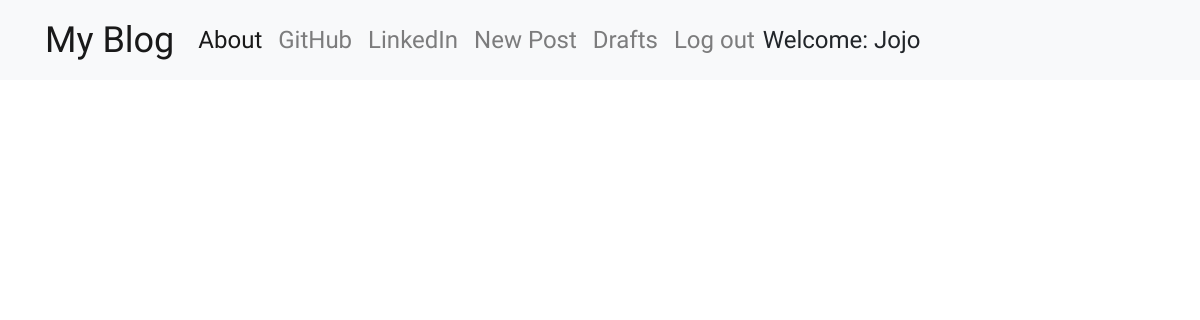
/drafts (signed in), run on an earlier commit of the app's database.
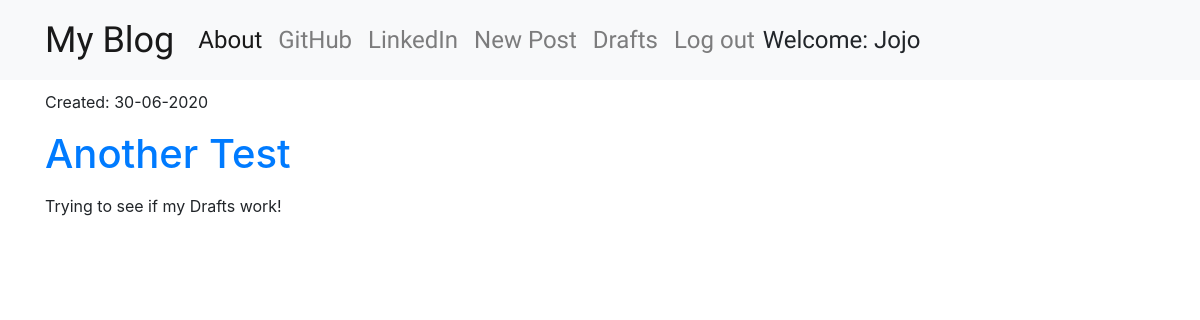
And on a later commit of the database.
### blog/models.py (models this page shows, shortened)
class Post(models.Model):
    author = models.ForeignKey('auth.User',on_delete=models.CASCADE)
    title = models.CharField(max_length=200)
    text = models.TextField()
    created_date = models.DateTimeField(default=timezone.now)
    published_date = models.DateTimeField(blank=True,null=True)

### blog/views.py (the view)
# urls.py: path('drafts',views.DraftListView.as_view(),name='post_draft_list'),
class DraftListView(LoginRequiredMixin,ListView):
    login_url = '/login/'
    redirect_field_name = 'blog/post_list.html'
    template_name = 'blog/post_draft_list.html'
    context_object_name = 'draft_posts'
    model = Post
    def get_queryset(self):
        return Post.objects.filter(published_date__isnull=True).order_by('-created_date')

### blog/templates/blog/post_draft_list.html (shortened to what this page needs)
{% extends "blog/base.html" %}
{% block content%}
  {% for post in draft_posts %}
    <div class="post">
      <p class="date">Created: {{post.created_date|date:'d-m-Y'}}</p>
      <h1><a href="{% url 'post_detail' pk=post.pk %}">{{post.title}}</a></h1>
      <p class="postcontent">{{ post.text|safe|linebreaksbr}}</p>
    </div>
  {% endfor %}
{% endblock %}

What changed in the data, as far as the page shows it:
added Post: created_date "30-06-2020", title "Another Test", text "Trying to see if my Drafts work!"
